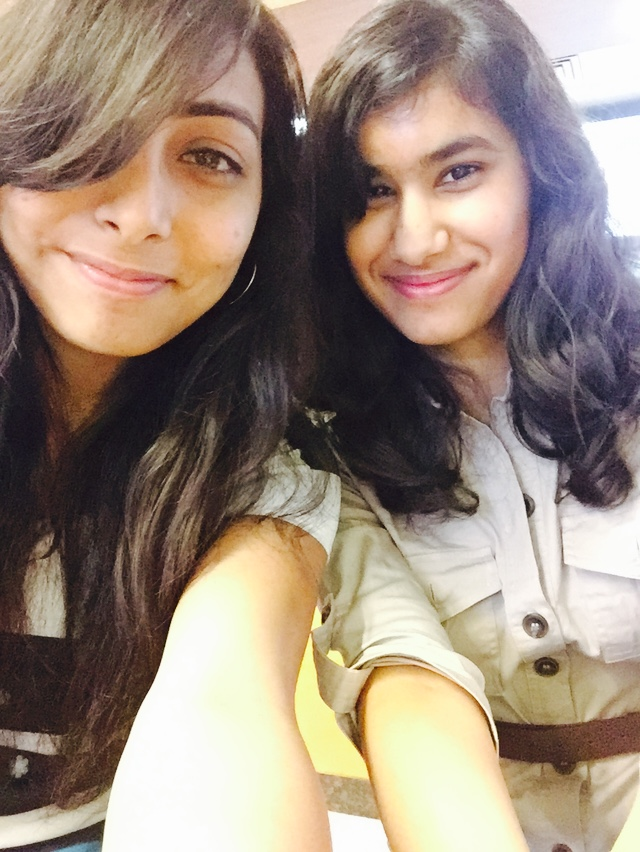
#> input picture img1.jpg, 640 x 852 px
$ python blendimage.py
#> lines starting #> are read from the running program, lines starting #| are printed output that depends on the picture; after the words box and inside, x2 and y2 are one past the last pixel; in counts of white or black regions, pixels touching at a corner belong together
import sys
import os
import numpy as np
import cv2
import scipy
from scipy.stats import norm
from scipy.signal import convolve2d
import math
'''split rgb image to its channels'''
def split_rgb(image):
    red = None
    green = None
    blue = None
    (blue, green, red) = cv2.split(image)
    return red, green, blue

'''generate a 5x5 kernel'''
def generating_kernel(a):
    w_1d = np.array([0.25 - a/2.0, 0.25, a, 0.25, 0.25 - a/2.0])
    return np.outer(w_1d, w_1d)

'''reduce image by 1/2'''
def ireduce(image):
    out = None
    kernel = generating_kernel(0.4)
    outimage = scipy.signal.convolve2d(image,kernel,'same')
    out = outimage[::2,::2]
    return out

'''expand image by factor of 2'''
def iexpand(image):
    out = None
    kernel = generating_kernel(0.4)
    outimage = np.zeros((image.shape[0]*2, image.shape[1]*2), dtype=np.float64)
    outimage[::2,::2]=image[:,:]
    out = 4*scipy.signal.convolve2d(outimage,kernel,'same')
    return out

'''create a gaussain pyramid of a given image'''
def gauss_pyramid(image, levels):
    output = []
    output.append(image)
    tmp = image
    for i in range(0,levels):
        tmp = ireduce(tmp)
        output.append(tmp)
    return output

'''build a laplacian pyramid'''
def lapl_pyramid(gauss_pyr):
    output = []
    k = len(gauss_pyr)
    for i in range(0,k-1):
        gu = gauss_pyr[i]
        egu = iexpand(gauss_pyr[i+1])
        if egu.shape[0] > gu.shape[0]:
             egu = np.delete(egu,(-1),axis=0)
        if egu.shape[1] > gu.shape[1]:
            egu = np.delete(egu,(-1),axis=1)
        output.append(gu - egu)
    output.append(gauss_pyr.pop())
    return output
'''Blend the two laplacian pyramids by weighting them according to the mask.'''
def blend(lapl_pyr_white, lapl_pyr_black, gauss_pyr_mask):
    blended_pyr = []
    k= len(gauss_pyr_mask)
    for i in range(0,k):
     p1= gauss_pyr_mask[i]*lapl_pyr_white[i]
     p2=(1 - gauss_pyr_mask[i])*lapl_pyr_black[i]
     blended_pyr.append(p1 + p2)
    return blended_pyr
'''Reconstruct the image based on its laplacian pyramid.'''
def collapse(lapl_pyr):
    output = None
    output = np.zeros((lapl_pyr[0].shape[0],lapl_pyr[0].shape[1]), dtype=np.float64)
    for i in range(len(lapl_pyr)-1,0,-1):
        lap = iexpand(lapl_pyr[i])
        lapb = lapl_pyr[i-1]
        if lap.shape[0] > lapb.shape[0]:
            lap = np.delete(lap,(-1),axis=0)
        if lap.shape[1] > lapb.shape[1]:
            lap = np.delete(lap,(-1),axis=1)
        tmp = lap + lapb
        lapl_pyr.pop()
        lapl_pyr.pop()
        lapl_pyr.append(tmp)
        output = tmp
    return output

#functions takes in the 2 images to be blended along with a mask matrix which should have 0 where not to be blended and 1 where img2 should replace img1

def blendimg(image1path,image2path,mask):
  image1=cv2.imread(image1path)
  image2=cv2.imread(image2path)
  mask=mask
  r1=None
  g1=None
  b1=None
  r2=None
  g2=None
  b2=None
  rm=None
  gm=None
  bm=None

  (r1,g1,b1)=split_rgb(image1)
  (r2,g2,b2)=split_rgb(image2)
  (rm,gm,bm)=split_rgb(mask)

  r1=r1.astype(float)
  g1=g1.astype(float)
  b1=b1.astype(float)

  r2=r2.astype(float)
  g2=g2.astype(float)
  b2=b2.astype(float)

  rm=rm.astype(float)/255
  gm=gm.astype(float)/255
  bm=bm.astype(float)/255

  #Automaticallyfigureoutthesize
  min_size=min(r1.shape)
  depth=int(math.floor(math.log(min_size,2)))-4#atleast16x16atthehighestlevel.

  gauss_pyr_maskr=gauss_pyramid(rm,depth)
  gauss_pyr_maskg=gauss_pyramid(gm,depth)
  gauss_pyr_maskb=gauss_pyramid(bm,depth)

  gauss_pyr_image1r=gauss_pyramid(r1,depth)
  gauss_pyr_image1g=gauss_pyramid(g1,depth)
  gauss_pyr_image1b=gauss_pyramid(b1,depth)

  gauss_pyr_image2r=gauss_pyramid(r2,depth)
  gauss_pyr_image2g=gauss_pyramid(g2,depth)
  gauss_pyr_image2b=gauss_pyramid(b2,depth)

  lapl_pyr_image1r=lapl_pyramid(gauss_pyr_image1r)
  lapl_pyr_image1g=lapl_pyramid(gauss_pyr_image1g)
  lapl_pyr_image1b=lapl_pyramid(gauss_pyr_image1b)

  lapl_pyr_image2r=lapl_pyramid(gauss_pyr_image2r)
  lapl_pyr_image2g=lapl_pyramid(gauss_pyr_image2g)
  lapl_pyr_image2b=lapl_pyramid(gauss_pyr_image2b)

  outpyrr=blend(lapl_pyr_image2r,lapl_pyr_image1r,gauss_pyr_maskr)
  outpyrg=blend(lapl_pyr_image2g,lapl_pyr_image1g,gauss_pyr_maskg)
  outpyrb=blend(lapl_pyr_image2b,lapl_pyr_image1b,gauss_pyr_maskb)

  outimgr=collapse(blend(lapl_pyr_image2r,lapl_pyr_image1r,gauss_pyr_maskr))
  outimgg=collapse(blend(lapl_pyr_image2g,lapl_pyr_image1g,gauss_pyr_maskg))
  outimgb=collapse(blend(lapl_pyr_image2b,lapl_pyr_image1b,gauss_pyr_maskb))
  #blendingsometimesresultsinslightlyoutofboundnumbers.
  outimgr[outimgr<0]=0
  outimgr[outimgr>255]=255
  outimgr=outimgr.astype(np.uint8)

  outimgg[outimgg<0]=0
  outimgg[outimgg>255]=255
  outimgg=outimgg.astype(np.uint8)

  outimgb[outimgb<0]=0
  outimgb[outimgb>255]=255
  outimgb=outimgb.astype(np.uint8)

  result=np.zeros(image1.shape,dtype=image1.dtype)
  tmp=[]
  tmp.append(outimgb)
  tmp.append(outimgg)
  tmp.append(outimgr)
  result=cv2.merge(tmp,result)
  cv2.imshow("blendedimg",result)
  cv2.waitKey(0)
  cv2.destroyAllWindows()
  # blendimg("img1.jpg","img2.jpg",mask)
  cv2.imwrite('blendedpro.jpg',result)
  return result

if __name__=='__main__':
  image1=cv2.imread("img1.jpg")
#> image1 is the input picture: shape (852, 640, 3); mean B, G, R 122.6, 136, 153.2
  mask=np.empty(image1.shape)
  mask[:,:int(image1.shape[1]/2),:]=0
  mask[:,int(image1.shape[1]/2):,:]=255
  cv2.imshow("a",mask)
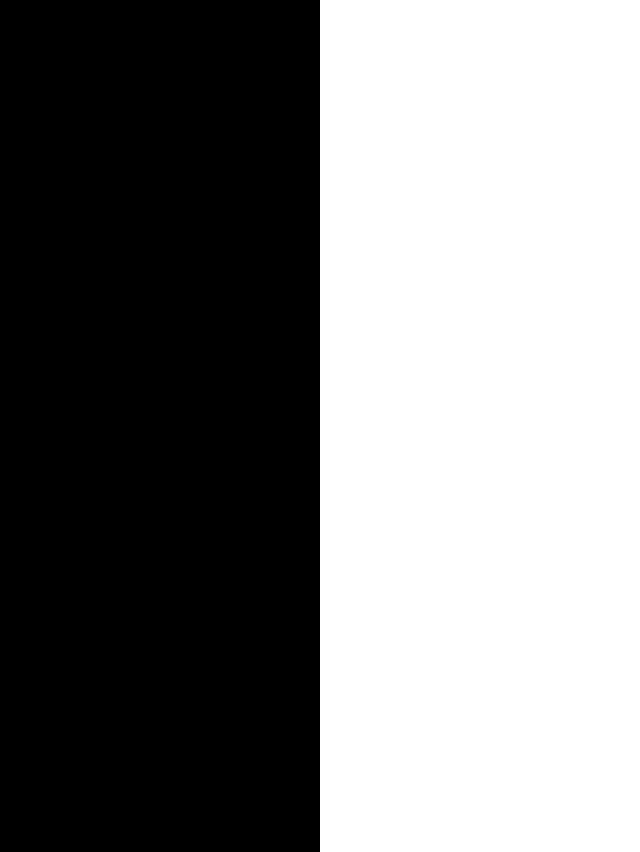
#> window 'a': shape (852, 640, 3); 50% white; 1 white region, box (x1, y1, x2, y2) and area: (320, 0, 640, 852) 272640
  cv2.waitKey(0)
  cv2.destroyAllWindows()
  blendimg("img1.jpg","img2.jpg",mask)
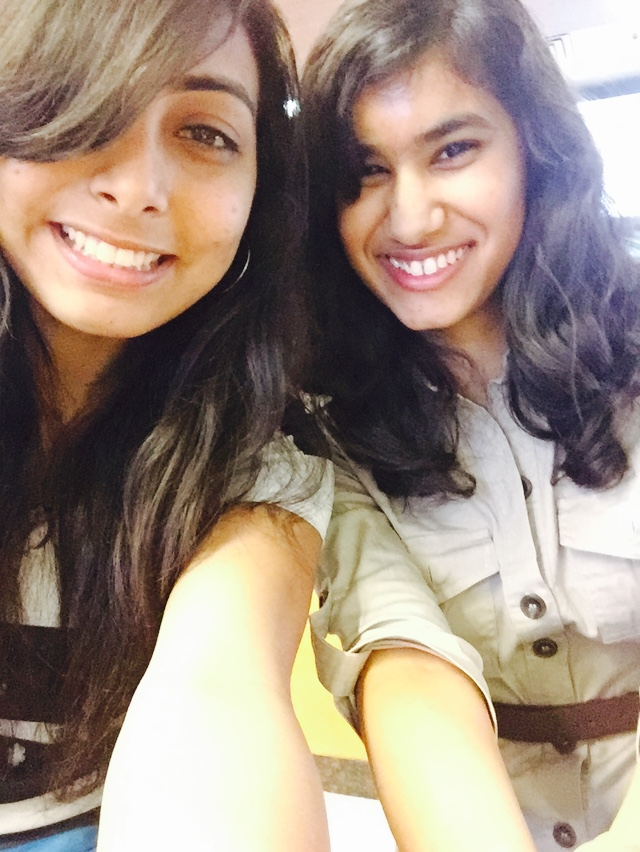
#> input picture img2.jpg, 640 x 852 px
#> in blendimg, image2 is the input picture: shape (852, 640, 3); mean B, G, R 126.9, 139.6, 156.5
#> in split_rgb (call 2), `(blue, green, red) = cv2.split(image)`:
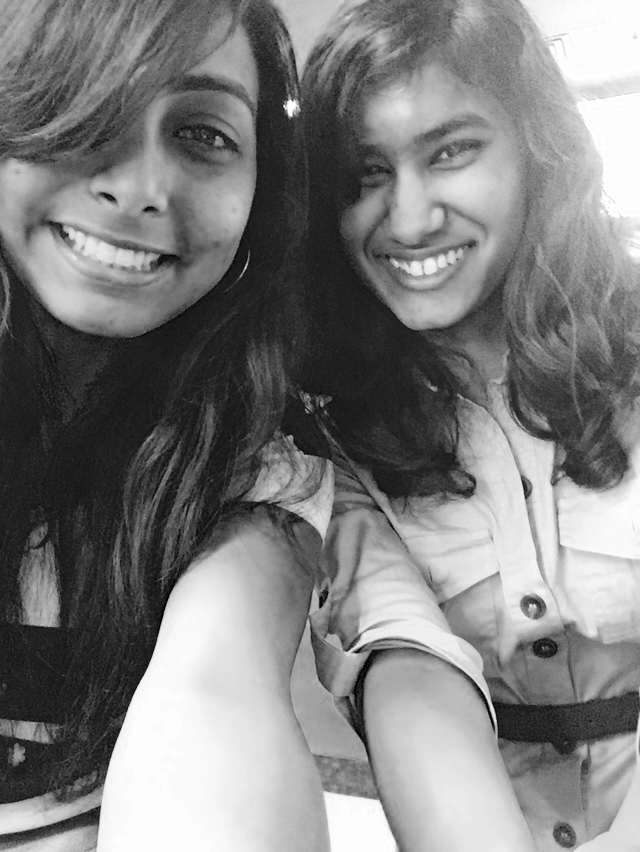
#> blue: shape (852, 640); min 0, max 255, mean 126.9
#> in split_rgb (call 2), `(blue, green, red) = cv2.split(image)`:
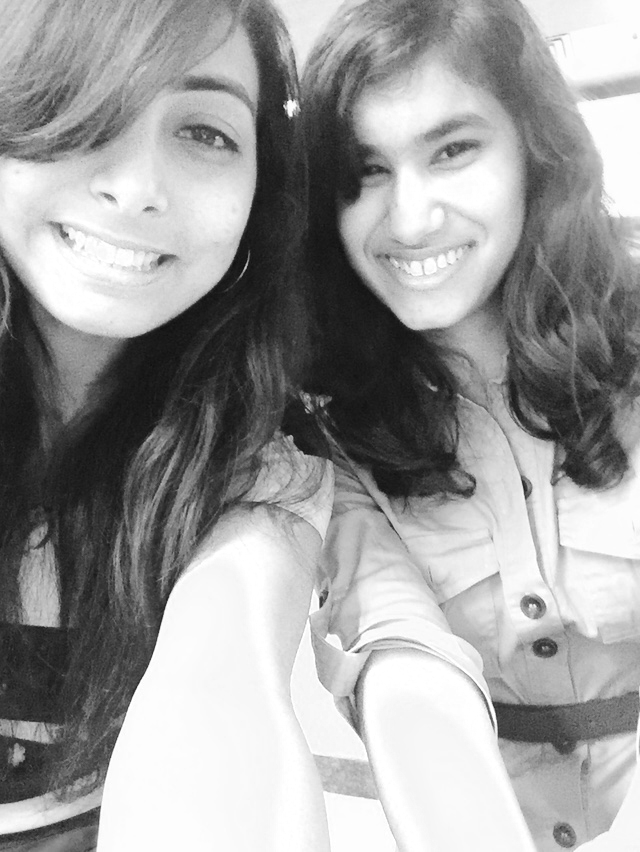
#> red: shape (852, 640); min 14, max 255, mean 156.5
#> after the loop in gauss_pyramid, `for i in range(0,levels):`: output = 6 items
#> after the loop in gauss_pyramid (call 6), `for i in range(0,levels):`:
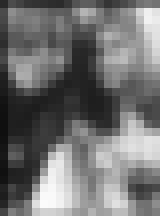
#> tmp: shape (27, 20) float64 (shown 8 times larger); min 15.8, max 251.1, mean 113.5
#> after the loop in gauss_pyramid (call 7), `for i in range(0,levels):`:
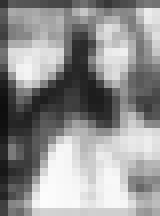
#> tmp: shape (27, 20) float64 (shown 8 times larger); min 14.95, max 252.4, mean 146.2
#> the loop in gauss_pyramid (call 8), `for i in range(0,levels):` made 5 passes
#> pass 2, in ireduce (call 37), `outimage = scipy.signal.convolve2d(image,kernel,'same')`:
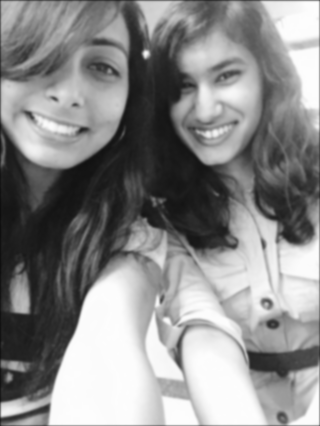
#> outimage: shape (426, 320) float64; min 13.95, max 253.7, mean 138.7
#> in lapl_pyramid, `k = len(gauss_pyr)`: k = 6
#> after the loop in lapl_pyramid, `for i in range(0,k-1):`: output = 5 items
#> in blendimg, `lapl_pyr_image1r=lapl_pyramid(gauss_pyr_image1r)`: lapl_pyr_image1r = 6 items
#> in blend, `k= len(gauss_pyr_mask)`: k = 6
#> after the loop in blend, `for i in range(0,k):`: blended_pyr = 6 items
#> the loop in collapse, `for i in range(len(lapl_pyr)-1,0,-1):` made 5 passes
#> i on passes 1, 2, 4, 5: 5, 4, 2, 1
#> after the loop in collapse, `for i in range(len(lapl_pyr)-1,0,-1):`: lapl_pyr = 1 item
#> the loop in collapse (call 2), `for i in range(len(lapl_pyr)-1,0,-1):` made 5 passes
